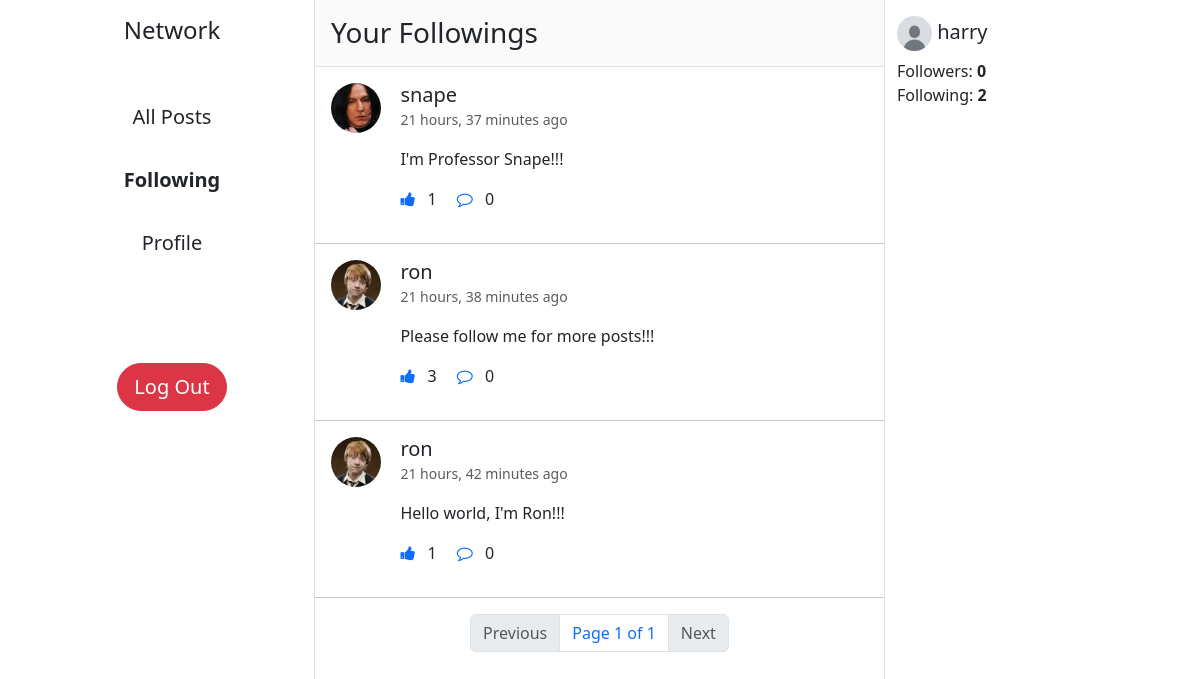
Page /followings (signed in) on the earlier database version.
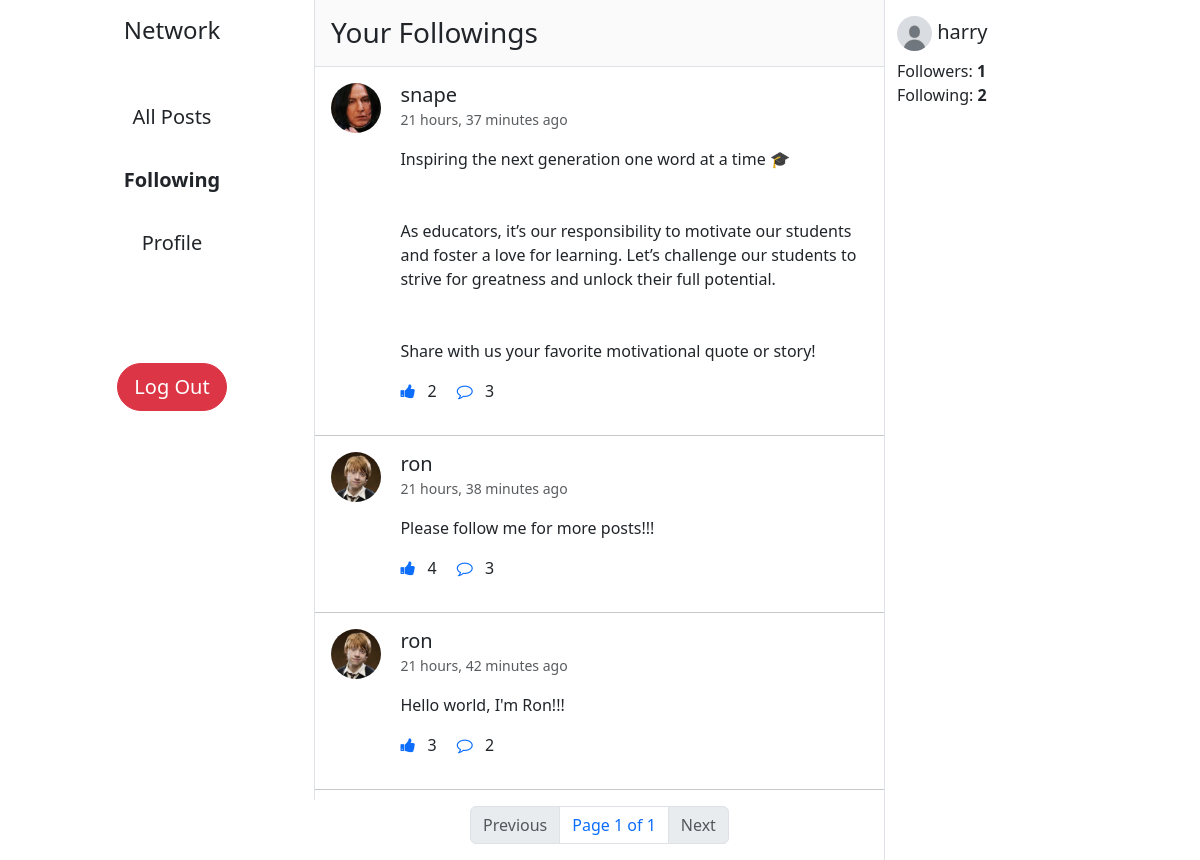
Same page on the later database version.
### network/models.py (models this page shows, shortened)
class Post(models.Model):
    content = models.CharField(max_length=1200, null=False, blank=False)
    posted_on = models.DateTimeField(auto_now_add=True)
    posted_by = models.ForeignKey(User, on_delete=models.CASCADE, related_name="posts")
    likes = models.ManyToManyField(User, blank=True, related_name="liked_posts")
    def count_likes(self):
        return self.likes.count()
    def get_comments(self):
        return self.comments.all()
    def count_comments(self):
        return self.comments.count()
    def check_like(self, user):
        try:
            self.likes.get(pk=user.id)
            return True
        except:
            return False

class User(AbstractUser):
    profile_pic = models.ImageField(upload_to="images/", default="images/default-profile-pic.jpg")
    def get_followers_count(self):
        return self.followers.count()
    def get_followings_count(self):
        return self.followings.count()

### network/views.py (the view)
# urls.py: path("followings", views.followings, name="followings"),
@login_required
def followings(request):
    followings = Follower.objects.filter(follower=request.user)
    posts = []
    for f in followings:
        for post in f.followee.posts.all():
            posts.append(post.id)
    posts = Post.objects.filter(pk__in=posts)
    posts = posts.order_by("-posted_on")
    paginator = Paginator(posts, 10)
    page_num = request.GET.get("page")
    posts = paginator.get_page(page_num if page_num else 1)
    likes = []
    for post in posts:
        likes.append(post.check_like(user=request.user))
    zipped_list = zip(posts, likes)
    return render(request, "network/index.html", {
        "zipped_list": zipped_list,
        "posts": posts
    })

### network/templates/network/index.html (shortened to what this page needs)
{% extends "network/layout.html" %}
{% block body %}
    {% if request.path == "/followings" %}
        <h3 class="p-3 bg-body-tertiary bg-opacity-75 m-0 border-bottom sticky-top">Your Followings</h3>
    {% endif %}
    {% include "network/posts.html" %}
{% endblock %}

### network/templates/network/posts.html (shortened to what this page needs)
{% for post, like in zipped_list %}
        <div class="card w-100 border-0" id="post{{ post.id }}">
            <div class="row">
                <div class="col-1 m-3">
                    <img class="profile-pic profile-pic-md" src="{{ post.posted_by.profile_pic.url }}" alt="profile-pic">
                </div>
                <div class="col-9 card-body position-relative me-2">
                    <h5 class="card-title my-0">
                        <a href="{% url 'profile' post.posted_by.id %}"
                            class="link-dark link-underline-opacity-0 link-underline-opacity-100-hover">{{ post.posted_by }}</a>
                    </h5>
                    <small class="card-subtitle mb-2 text-body-secondary">{{ post.posted_on|timesince }} ago</small>
                    <p class="card-text my-3 post-content">{{ post.content }}</p>
                    <p class="card-text">
                        <a class="text-decoration-none like-btn" data-id="{{ post.id }}">
                            {% if like %}
                                <i class="fa fa-thumbs-up"></i>
                            {% else %}
                                <i class="fa fa-thumbs-o-up"></i>
                            {% endif %}
                        </a>
                        <span class="likes-count mx-2">{{ post.count_likes }}</span>
                        <a href="#commentCollapse{{ post.id }}" class="card-link text-decoration-none mx-2" data-bs-toggle="collapse"
                            role="button" aria-expanded="false" aria-controls="commentCollapse{{ post.id }}">
                            <i class="fa fa-comment-o"></i>
                        </a>
                        <span class="comments-count">{{ post.count_comments }}</span>
                    </p>
                </div>
            </div>
        </div>
        <hr class="my-0">
{% empty %}
    <h4 class="p-3">No posts yet.</h4>
{% endfor %}
{% include "network/pagination.html" %}

### network/templates/network/sidebar.html
{% if request.user.is_authenticated %}
    <h5 class="mt-3">
        <img class="profile-pic profile-pic-sm" src="{{ request.user.profile_pic.url }}" alt="profile-pic">
        <a href="{% url 'profile' request.user.id %}" class="link-dark link-underline-opacity-0 link-underline-opacity-100-hover">{{ request.user }}</a>
    </h5>
    <ul class="list-unstyled">
        <li>Followers: <strong>{{ request.user.get_followers_count }}</strong></li>
        <li>Following: <strong id="followings-count">{{ request.user.get_followings_count }}</strong></li>
    </ul>
{% endif %}

Differences in the rows shown:
changed Post "snape": content "I'm Professor Snape!!!" → "Inspiring the next generation one word at a time 🎓 As educators, it’s our responsibility to motivate our students and foster a love for learning. Let’s challenge our students to strive for greatness and unlock their full potential. Share with us your favorite motivational quote or story!"; count_likes "1" → "2"; count_comments "0" → "3"
computed for Post "Please follow me for more posts!!!": count_likes "3" → "4"; count_comments "0" → "3"
computed for Post "Hello world, I'm Ron!!!": count_likes "1" → "3"; count_comments "0" → "2"
changed User "harry": user.get_followers_count "0" → "1"
